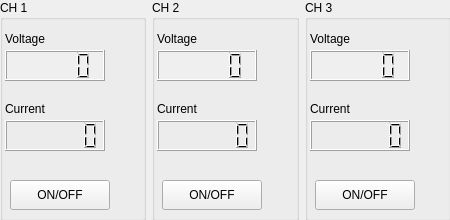
<?xml version="1.0" encoding="UTF-8"?>
<ui version="4.0">
 <class>frHMP</class>
 <widget class="QFrame" name="frHMP">
  <property name="geometry">
   <rect>
    <x>0</x>
    <y>0</y>
    <width>450</width>
    <height>220</height>
   </rect>
  </property>
  <property name="windowTitle">
   <string>Frame</string>
  </property>
  <widget class="QWidget" name="">
   <property name="geometry">
    <rect>
     <x>0</x>
     <y>0</y>
     <width>451</width>
     <height>221</height>
    </rect>
   </property>
   <layout class="QHBoxLayout" name="horizontalLayout">
    <item>
     <widget class="QGroupBox" name="gbCH_1">
      <property name="statusTip">
       <string notr="true"/>
      </property>
      <property name="title">
       <string>CH 1</string>
      </property>
      <widget class="QLCDNumber" name="lcdFEB_1_volt">
       <property name="geometry">
        <rect>
         <x>5</x>
         <y>50</y>
         <width>100</width>
         <height>31</height>
        </rect>
       </property>
       <property name="font">
        <font>
         <weight>50</weight>
         <bold>false</bold>
        </font>
       </property>
       <property name="autoFillBackground">
        <bool>true</bool>
       </property>
       <property name="styleSheet">
        <string notr="true"/>
       </property>
      </widget>
      <widget class="QLCDNumber" name="lcdFEB_1_curr">
       <property name="geometry">
        <rect>
         <x>5</x>
         <y>120</y>
         <width>100</width>
         <height>31</height>
        </rect>
       </property>
       <property name="digitCount">
        <number>6</number>
       </property>
      </widget>
      <widget class="QLabel" name="lblFEB_V1">
       <property name="geometry">
        <rect>
         <x>5</x>
         <y>30</y>
         <width>100</width>
         <height>18</height>
        </rect>
       </property>
       <property name="text">
        <string>Voltage</string>
       </property>
      </widget>
      <widget class="QLabel" name="lblFEB_A1">
       <property name="geometry">
        <rect>
         <x>5</x>
         <y>100</y>
         <width>100</width>
         <height>18</height>
        </rect>
       </property>
       <property name="text">
        <string>Current</string>
       </property>
      </widget>
      <widget class="QToolButton" name="pbEMU_1">
       <property name="geometry">
        <rect>
         <x>10</x>
         <y>180</y>
         <width>100</width>
         <height>30</height>
        </rect>
       </property>
       <property name="statusTip">
        <string notr="true"/>
       </property>
       <property name="autoFillBackground">
        <bool>true</bool>
       </property>
       <property name="styleSheet">
        <string notr="true"/>
       </property>
       <property name="text">
        <string>ON/OFF</string>
       </property>
      </widget>
     </widget>
    </item>
    <item>
     <widget class="QGroupBox" name="gbCH_2">
      <property name="statusTip">
       <string notr="true"/>
      </property>
      <property name="title">
       <string>CH 2</string>
      </property>
      <widget class="QLCDNumber" name="lcdFEB_2_volt">
       <property name="geometry">
        <rect>
         <x>5</x>
         <y>50</y>
         <width>100</width>
         <height>31</height>
        </rect>
       </property>
       <property name="font">
        <font>
         <weight>50</weight>
         <bold>false</bold>
        </font>
       </property>
       <property name="autoFillBackground">
        <bool>true</bool>
       </property>
       <property name="styleSheet">
        <string notr="true"/>
       </property>
      </widget>
      <widget class="QLCDNumber" name="lcdFEB_2_curr">
       <property name="geometry">
        <rect>
         <x>5</x>
         <y>120</y>
         <width>100</width>
         <height>31</height>
        </rect>
       </property>
       <property name="digitCount">
        <number>6</number>
       </property>
      </widget>
      <widget class="QLabel" name="lblFEB_V2">
       <property name="geometry">
        <rect>
         <x>5</x>
         <y>30</y>
         <width>100</width>
         <height>18</height>
        </rect>
       </property>
       <property name="text">
        <string>Voltage</string>
       </property>
      </widget>
      <widget class="QLabel" name="lblFEB_A2">
       <property name="geometry">
        <rect>
         <x>5</x>
         <y>100</y>
         <width>100</width>
         <height>18</height>
        </rect>
       </property>
       <property name="text">
        <string>Current</string>
       </property>
      </widget>
      <widget class="QToolButton" name="pbEMU_2">
       <property name="geometry">
        <rect>
         <x>10</x>
         <y>180</y>
         <width>100</width>
         <height>30</height>
        </rect>
       </property>
       <property name="statusTip">
        <string notr="true"/>
       </property>
       <property name="autoFillBackground">
        <bool>true</bool>
       </property>
       <property name="styleSheet">
        <string notr="true"/>
       </property>
       <property name="text">
        <string>ON/OFF</string>
       </property>
      </widget>
     </widget>
    </item>
    <item>
     <widget class="QGroupBox" name="gbCH_3">
      <property name="statusTip">
       <string notr="true"/>
      </property>
      <property name="title">
       <string>CH 3</string>
      </property>
      <widget class="QLCDNumber" name="lcdFEB_3_volt">
       <property name="geometry">
        <rect>
         <x>5</x>
         <y>50</y>
         <width>100</width>
         <height>31</height>
        </rect>
       </property>
       <property name="font">
        <font>
         <weight>50</weight>
         <bold>false</bold>
        </font>
       </property>
       <property name="autoFillBackground">
        <bool>true</bool>
       </property>
       <property name="styleSheet">
        <string notr="true"/>
       </property>
      </widget>
      <widget class="QLCDNumber" name="lcdFEB_3_curr">
       <property name="geometry">
        <rect>
         <x>5</x>
         <y>120</y>
         <width>100</width>
         <height>31</height>
        </rect>
       </property>
       <property name="digitCount">
        <number>6</number>
       </property>
      </widget>
      <widget class="QLabel" name="lblFEB_V3">
       <property name="geometry">
        <rect>
         <x>5</x>
         <y>30</y>
         <width>100</width>
         <height>18</height>
        </rect>
       </property>
       <property name="text">
        <string>Voltage</string>
       </property>
      </widget>
      <widget class="QLabel" name="lblFEB_A3">
       <property name="geometry">
        <rect>
         <x>5</x>
         <y>100</y>
         <width>100</width>
         <height>18</height>
        </rect>
       </property>
       <property name="text">
        <string>Current</string>
       </property>
      </widget>
      <widget class="QToolButton" name="pbEMU_3">
       <property name="geometry">
        <rect>
         <x>10</x>
         <y>180</y>
         <width>100</width>
         <height>30</height>
        </rect>
       </property>
       <property name="statusTip">
        <string notr="true"/>
       </property>
       <property name="autoFillBackground">
        <bool>true</bool>
       </property>
       <property name="styleSheet">
        <string notr="true"/>
       </property>
       <property name="text">
        <string>ON/OFF</string>
       </property>
      </widget>
     </widget>
    </item>
   </layout>
  </widget>
 </widget>
 <resources/>
 <connections/>
</ui>
